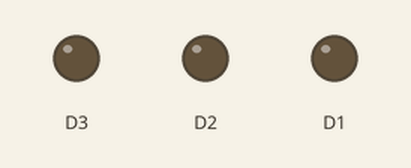
Bench run of a sketch on a simulated ESP8266 (NodeMCU). On the bench: output pins drawn as LEDs (lit = HIGH).

Above: at 0.2 s.
At 0.7 s:
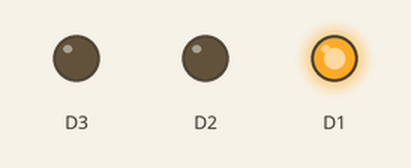
At 1.7 s:
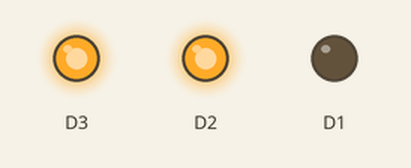
At 2.2 s:
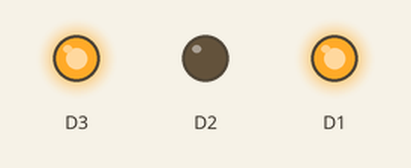
At 2.7 s:
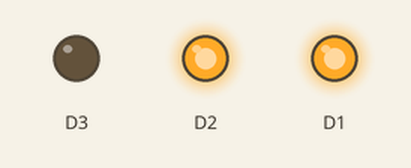
Timing chart, 0 to 3.5 s (numbered marks = the images above):
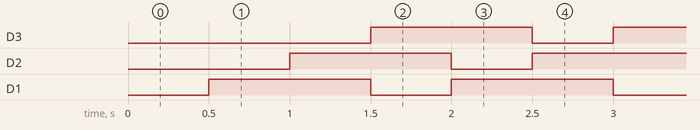

The sketch:

Lab1-ChasingLED.ino
```cpp
void setup(void) {
    pinMode(D1,OUTPUT);
    pinMode(D2,OUTPUT);
    pinMode(D3,OUTPUT);
}

void loop() {
      digitalWrite(D1,LOW);
      delay(500);
      digitalWrite(D1,HIGH);
      digitalWrite(D2,LOW);
      delay(500);
      digitalWrite(D2,HIGH);
      digitalWrite(D3,LOW);
      delay(500);
      digitalWrite(D3,HIGH);
}
   
```

Measured:
- by itself, D3, D2, D1: alternates HIGH for 1.0 s and LOW for 0.50 s
